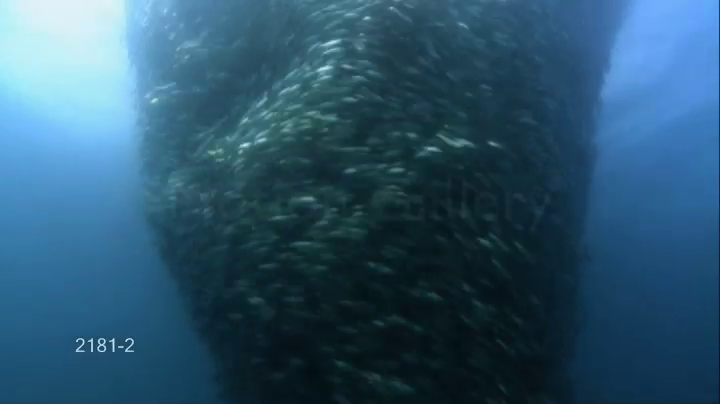
#> input picture frame 26 of UCF_CrowdsDataset/2181-2_70.mov, 720 x 404 px
$ python Code.py
#> lines starting #> are read from the running program, lines starting #| are printed output that depends on the picture; after the words box and inside, x2 and y2 are one past the last pixel; in counts of white or black regions, pixels touching at a corner belong together
import numpy as np
import cv2 as cv
from matplotlib import pyplot as plt


def watershed(img):
    gray = cv.cvtColor(img,cv.COLOR_BGR2GRAY)
    ret, thresh = cv.threshold(gray,0,255,cv.THRESH_BINARY_INV+cv.THRESH_OTSU)
    kernel = np.ones((3,3),np.uint8)
    opening = cv.morphologyEx(thresh,cv.MORPH_OPEN,kernel, iterations = 2)
    sure_bg = cv.dilate(opening,kernel,iterations=3)
    dist_transform = cv.distanceTransform(opening,cv.DIST_L2,5)
    ret, sure_fg = cv.threshold(dist_transform,0,dist_transform.max(),0)
    #0.7*dist_transform.max()
    sure_fg = np.uint8(sure_fg)
    unknown = cv.subtract(sure_bg,sure_fg)
    ret, markers = cv.connectedComponents(sure_fg)
    markers = markers+1
    markers[unknown==255] = 0
    markers = cv.watershed(img,markers)
    img[markers == -1] = [0,255,0]
    return img

feature_params = dict( maxCorners = 100,
                       qualityLevel = 0.3,
                       minDistance = 7,
                       blockSize = 3 )

lk_params = dict( winSize  = (21,21),
                  maxLevel = 0,
                  criteria = (cv.TERM_CRITERIA_EPS | cv.TERM_CRITERIA_COUNT, 10, 0.03))

cap = cv.VideoCapture(cv.samples.findFile("UCF_CrowdsDataset/2181-2_70.mov"))
ret, frame1 = cap.read()
#> frame1 is the input picture: shape (404, 720, 3); mean B, G, R 109.4, 85, 44.8
prvs = cv.cvtColor(frame1,cv.COLOR_BGR2GRAY)
p=prvs.copy()
step=16
h, w = prvs.shape[:2]
#> h = 404; w = 720
y, x = np.mgrid[step/2:h:step, step/2:w:step].reshape(2,-1).astype(int)
#> y = 1125 values from 8 to 392
hsv = np.zeros_like(frame1)
hsv[...,1] = 255
p0 = cv.goodFeaturesToTrack(prvs, mask = None, **feature_params)
#> p0 = [[125, 351], [101, 342], [76, 351], [113, 351], [91, 351], [76, 341], [113, 339], [125, 341], [91, 340], [103, 349], [133, 351], [84, 351]]
blank=np.zeros(frame1.shape[:3],dtype='uint8')
mask=cv.rectangle(blank,(0,0),(prvs.shape[1],prvs.shape[0]),(255,255,255),-1)
#> blank: shape (404, 720, 3); every value is 255
flow=None
mask1= np.zeros_like(frame1)
color = np.random.randint(0,255,(100,3))
c=1
d=0
flow1=None
while(c):
    ret, frame2 = cap.read()
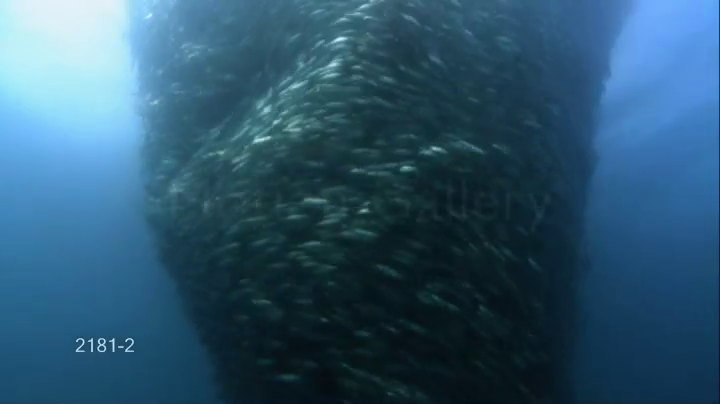
#> input picture frame 27 of UCF_CrowdsDataset/2181-2_70.mov, 720 x 404 px
#> frame2 is the input picture: shape (404, 720, 3); mean B, G, R 110, 85.5, 45.6
    if ret == True:
        next = cv.cvtColor(frame2,cv.COLOR_BGR2GRAY)
        flow = cv.calcOpticalFlowFarneback(prvs,next, flow, 0.5, 3, 21, 10, 7, 1.1, 0)


        #optical flow


        p0 = cv.goodFeaturesToTrack(next, mask = None, **feature_params)
#> p0 = [[125, 351], [101, 342], [76, 351], [113, 351], [76, 341], [91, 351], [113, 339], [125, 341], [91, 340], [103, 349], [133, 351], [84, 351]]
        p1, st, err = cv.calcOpticalFlowPyrLK(prvs, next, p0, None, **lk_params)
#> p1 = [[125, 351], [101, 342], [76, 351], [113, 351], [76, 341], [91, 351], [113, 339], [125, 341], [90.99, 340], [103, 349], [133, 351], [84, 351]]; st = [1, 1, 1, 1, 1, 1, 1, 1, 1, 1, 1, 1]; err = [0.00907, 0.754, 0.564, 0.099, 0.479, 0.866, 0.261, 0.234, 0.586, 0.63, 0.0136, 0.558]
        if p1 is not None:
            good_new = p1[st==1]
#> good_new has the same summary as p1
            good_old = p1[st==1]
#> good_old has the same summary as p1
        for i,(new,old) in enumerate(zip(good_new, good_old)):
            a,b = new.ravel()
            c,d = old.ravel()
            mask1 = cv.line(mask1, (int(a),int(b)),(int(c),int(d)), color[i].tolist(), 1)
            frame2 = cv.circle(frame2,(int(a),int(b)),2,color[i].tolist(),-1)
#> this loop made 12 passes
#> (a, b, c, d) on passes 1 to 12: (125, 351, 125, 351), (101, 342, 101, 342), (76, 351, 76, 351), (113, 351, 113, 351), (76, 341, 76, 341), (91, 351, 91, 351), (113, 339, 113, 339), (125, 341, 125, 341), (90.99, 340, 90.99, 340), (103, 349, 103, 349), (133, 351, 133, 351), (84, 351, 84, 351)
#> frame2: shape (404, 720, 3); mean B, G, R 110, 85.5, 45.7
#> mask1: shape (404, 720, 3); mean of channels 0, 1, 2 0, 0, 0
        img = cv.add(frame2,mask1)
        img=cv.putText(img,'OpticalFlow',(30,30),cv.FONT_HERSHEY_COMPLEX,1,(0,0,255),1,cv.LINE_AA)
#> img: shape (404, 720, 3); mean B, G, R 109.3, 84.9, 46
        cv.imshow('OpticalFlow',img)


        #hsv

        mag, ang = cv.cartToPolar(flow[...,0], flow[...,1])
        hsv[...,0] = ang*180/np.pi/2
        hsv[...,2] = cv.normalize(mag,None,0,255,cv.NORM_MINMAX)
        bgr = cv.cvtColor(hsv,cv.COLOR_HSV2BGR)
        mask=cv.addWeighted(mask,0.5,bgr,0.5,0)
        mask=cv.putText(mask,'Similarity',(30,30),cv.FONT_HERSHEY_COMPLEX,1,(0,0,255),1,cv.LINE_AA)
#> mask: shape (404, 720, 3); mean B, G, R 129, 131.3, 141
        cv.imshow('Similarity',mask)


        #watershed

        img1=watershed(bgr)
#> in watershed, `ret, thresh = cv.threshold(gray,0,255,cv.THRESH_BINARY_INV+cv.THRESH_O..`:
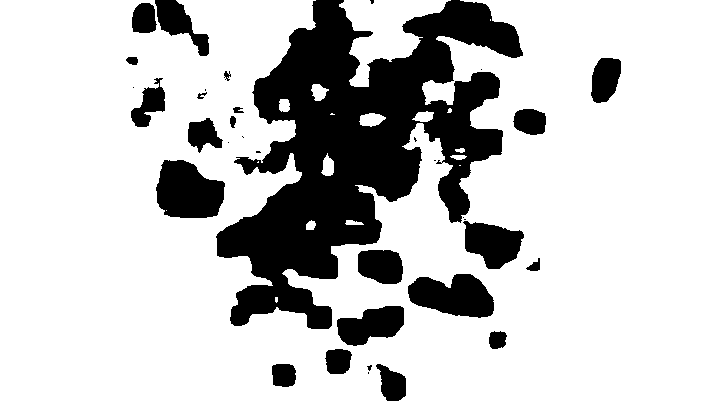
#> thresh: shape (404, 720); 78.3% white; 35 black regions (13 under 20 px), largest, box (x1, y1, x2, y2) and area: (216, 0, 523, 329) 44792, (156, 160, 225, 218) 3057, (408, 274, 494, 318) 2689
#> in watershed, `ret, thresh = cv.threshold(gray,0,255,cv.THRESH_BINARY_INV+cv.THRESH_O..`: ret = 24
#> in watershed, `opening = cv.morphologyEx(thresh,cv.MORPH_OPEN,kernel, iterations = 2)`: opening: shape (404, 720); 78% white; 24 black regions (5 under 20 px), largest, box (x1, y1, x2, y2) and area: (216, 0, 524, 329) 47280, (156, 160, 225, 218) 3064, (408, 274, 494, 318) 2695
#> in watershed, `sure_bg = cv.dilate(opening,kernel,iterations=3)`: sure_bg: shape (404, 720); 83.7% white; 18 black regions (2 under 20 px), largest, box (x1, y1, x2, y2) and area: (220, 0, 518, 326) 35635, (160, 163, 221, 215) 2336, (411, 277, 491, 314) 1894
#> in watershed, `ret, markers = cv.connectedComponents(sure_fg)`:
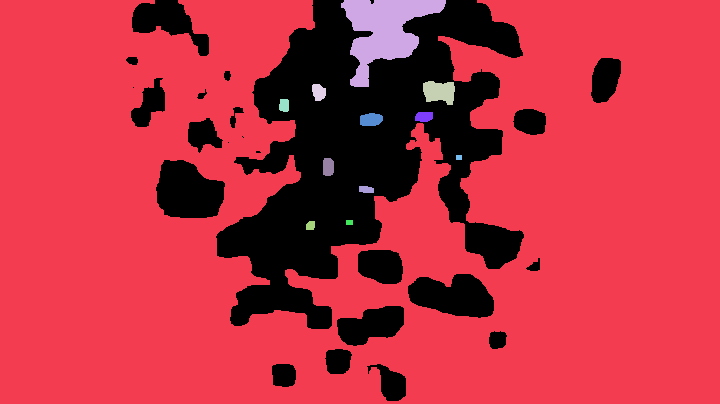
#> markers: shape (404, 720) int32; 13 distinct labels, from 0 to 12; one colour per label, 0 black
#> in watershed, `ret, markers = cv.connectedComponents(sure_fg)`: ret = 13
#> in watershed, `markers = markers+1`: markers: shape (404, 720) int32; 13 distinct labels, from 1 to 13
#> in watershed, `markers[unknown==255] = 0`:
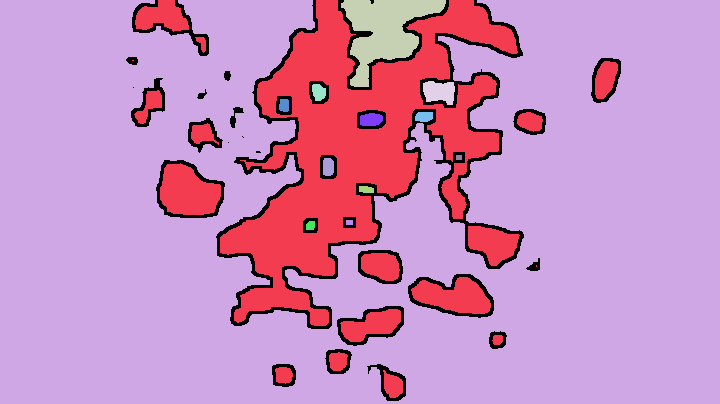
#> markers: shape (404, 720) int32; 14 distinct labels, from 0 to 13; one colour per label, 0 black
#> in watershed, `markers = cv.watershed(img,markers)`:
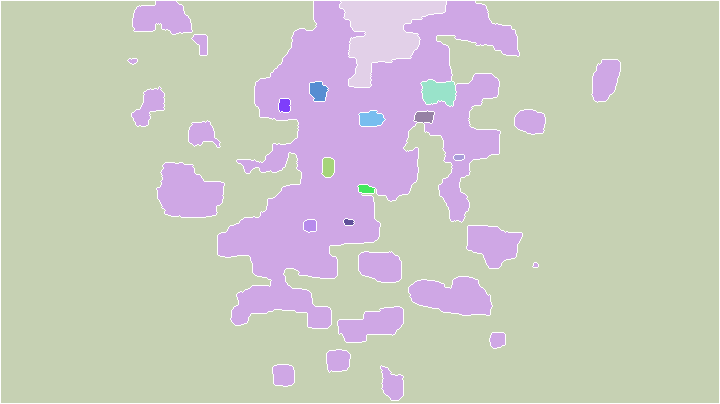
#> markers: shape (404, 720) int32; 14 distinct labels, from -1 to 13; one colour per label, 0 black, -1 white
#> in watershed, `img[markers == -1] = [0,255,0]`: img: shape (404, 720, 3); mean B, G, R 2.7, 13.2, 25
        img1=cv.putText(img1,'WaterShed',(30,30),cv.FONT_HERSHEY_COMPLEX,1,(0,0,255),1,cv.LINE_AA)
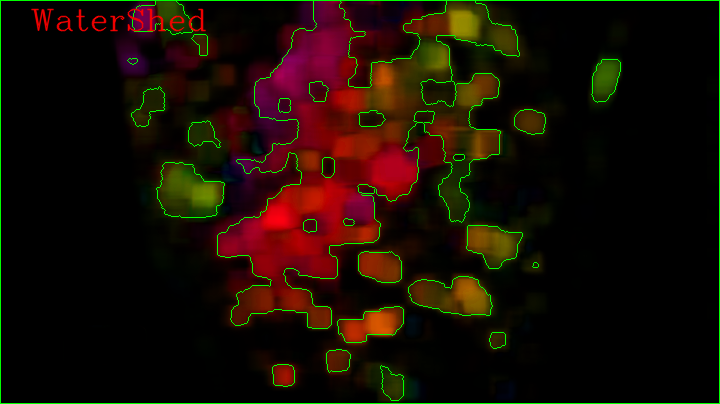
#> img1: shape (404, 720, 3); mean B, G, R 2.7, 13.1, 25.7
        cv.imshow('WaterShed',img1)
        #h2=np.concatenate((mask,img1), axis=1)


        #Streaklines

        fx, fy = flow[y,x].T
#> fx = 1125 values, max 14.61 at index 602, min -1.36 at index 1105, mean 1.31; fy = 1125 values, max 7.43 at index 73, min -4.55 at index 197, mean 0.298
        lines = np.vstack([x, y, x-fx, y-fy]).T.reshape(-1, 2, 2)
        lines = np.int64(lines)
        img_bgr = cv.cvtColor(next, cv.COLOR_GRAY2BGR)
        for (x1, y1), (x2, y2) in lines:
            i=y1%100
            cv.line(img_bgr,(x1,y1),(x2,y2),color[i].tolist(),1)
            cv.circle(img_bgr, (x1, y1), 1,color[i].tolist(), -1)
#> this loop made 1125 passes
#> (x1, y1, x2, y2, i) on passes 1 to 3: (8, 8, 8, 7, 8), (24, 8, 24, 7, 8), (40, 8, 40, 7, 8)
#> img_bgr: shape (404, 720, 3); mean B, G, R 78, 78, 77.8
        if(d==1):
            f1,f2=flow1[fy,fx].T
            lines1=np.vstack([x-fx,y-fy,x-f1,y-f2]).T.reshape(-1, 2, 2)
            lines1 = np.int32(lines1 + 0.5)
            for (x1, y1), (x2, y2) in lines1:
                i=y1%100
                cv.line(img_bgr,(x1,y1),(x2,y2),color[i].tolist(),1)


        img_bgr=cv.putText(img_bgr,'StreakLines',(30,30),cv.FONT_HERSHEY_COMPLEX,1,(0,0,255),1,cv.LINE_AA)
#> img_bgr: shape (404, 720, 3); mean B, G, R 77.4, 77.4, 78
        #h1=np.concatenate((img,img_bgr), axis=1)
        #v=np.concatenate((h1,h2),axis=0)
        #cv.imshow('show',v)

        cv.imshow('Streaklines',img_bgr)
        flow1=flow
        d=1
        img_g=cv.cvtColor(img_bgr,cv.COLOR_BGR2GRAY)
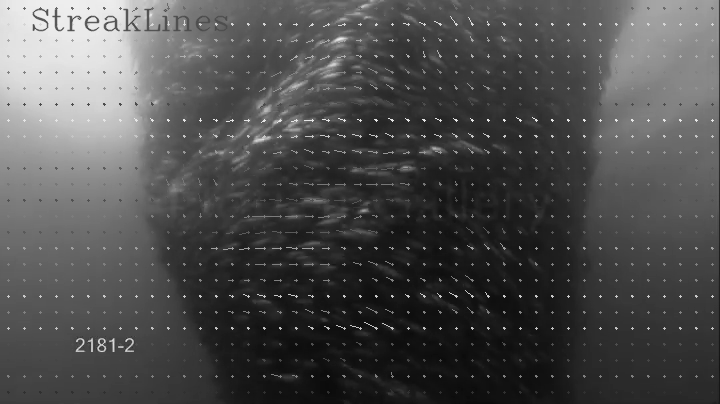
#> img_g: shape (404, 720); min 11, max 238, mean 77.6
        if cv.waitKey(10) & 0xFF == ord('q'):
#> (key q is pressed here)
            break
        elif 0xFF == ord('s'):
            cv.imwrite('opticalflow.png',img)
            cv.imwrite('streakline.png',img_bgr)
            cv.imwrite('similarity.png',mask)
            cv.imwrite('watershed.png',img1)
        prvs = next.copy()
    else:
        break

$ run again, starting later in the video
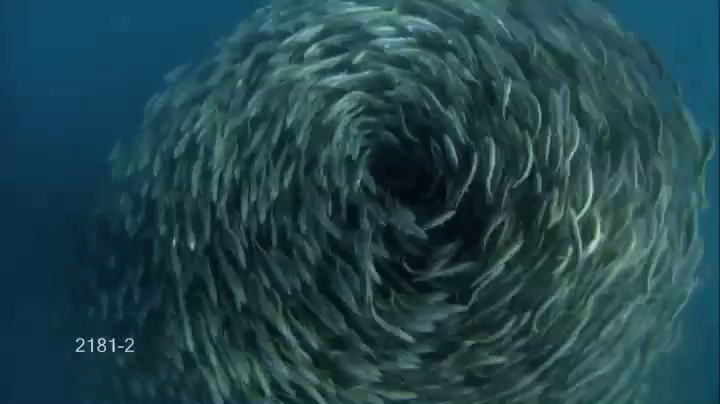
#> input picture frame 121 of UCF_CrowdsDataset/2181-2_70.mov, 720 x 404 px
#> frame1 is the input picture: shape (404, 720, 3); mean B, G, R 76.7, 69.4, 34.3
#> `p0 = cv.goodFeaturesToTrack(prvs, mask = None, **feature_params)`: p0 = 13 rows, first 8: [125, 351], [113, 351], [76, 341], [113, 338], [92, 351], [77, 350], [91, 340], [101, 342]
#> blank: shape (404, 720, 3); every value is 255
#> `p0 = cv.goodFeaturesToTrack(next, mask = None, **feature_params)`: p0 = [[125, 351], [76, 341], [113, 338], [92, 351], [113, 351], [77, 350], [91, 340], [101, 342], [125, 341], [100, 349], [133, 351], [84, 351]]
#> p1 has the same summary as p0; st = [1, 1, 1, 1, 1, 1, 1, 1, 1, 1, 1, 1]; err = [5.68, 0.899, 4.37, 1.94, 5.84, 0.62, 0.534, 2.29, 4.88, 3.14, 4.66, 1.1]
#> good_new has the same summary as p0
#> good_old has the same summary as p0
#> the loop `for i,(new,old) in enumerate(zip(good_new, good_old)):` made 12 passes
#> (a, b, c, d) on passes 1 to 8: (125, 351, 125, 351), (76, 341, 76, 341), (113, 338, 113, 338), (92, 351, 92, 351), (113, 351, 113, 351), (77, 350, 77, 350), (91, 340, 91, 340), (101, 342, 101, 342)
#> in watershed, `ret, thresh = cv.threshold(gray,0,255,cv.THRESH_BINARY_INV+cv.THRESH_O..`:
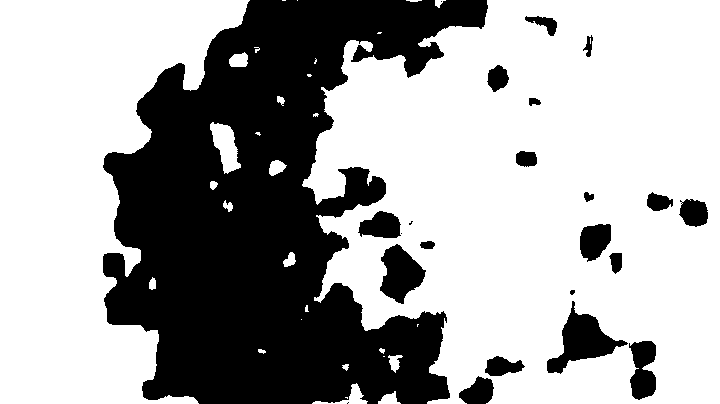
#> thresh: shape (404, 720); 65.7% white; 23 black regions (4 under 20 px), largest, box (x1, y1, x2, y2) and area: (103, 0, 488, 404) 89284, (547, 301, 628, 374) 2224, (380, 244, 426, 304) 1663
#> in watershed, `ret, thresh = cv.threshold(gray,0,255,cv.THRESH_BINARY_INV+cv.THRESH_O..`: ret = 57
#> opening: shape (404, 720); 65.4% white; 18 black regions (1 under 20 px), largest, box (x1, y1, x2, y2) and area: (103, 0, 488, 404) 90048, (547, 301, 656, 400) 3454, (380, 244, 426, 304) 1664
#> sure_bg: shape (404, 720); 70.3% white; 17 black regions (3 under 20 px), largest, box (x1, y1, x2, y2) and area: (106, 0, 484, 404) 80929, (550, 316, 618, 370) 1393, (385, 249, 422, 299) 1046
#> in watershed, `ret, markers = cv.connectedComponents(sure_fg)`: ret = 17
#> img1: shape (404, 720, 3); mean B, G, R 22, 51.2, 50.6
#> fx = 1125 values, max 16.44 at index 1109, min -15.33 at index 22, mean 1.26; fy = 1125 values, max 15.91 at index 780, min -18.5 at index 628, mean 1.77
#> the loop `for (x1, y1), (x2, y2) in lines:` made 1125 passes
#> (x1, y1, x2, y2, i) on passes 1 to 3: (8, 8, 7, 8, 8), (24, 8, 24, 8, 8), (40, 8, 40, 8, 8)
#> `img_g=cv.cvtColor(img_bgr,cv.COLOR_BGR2GRAY)`:
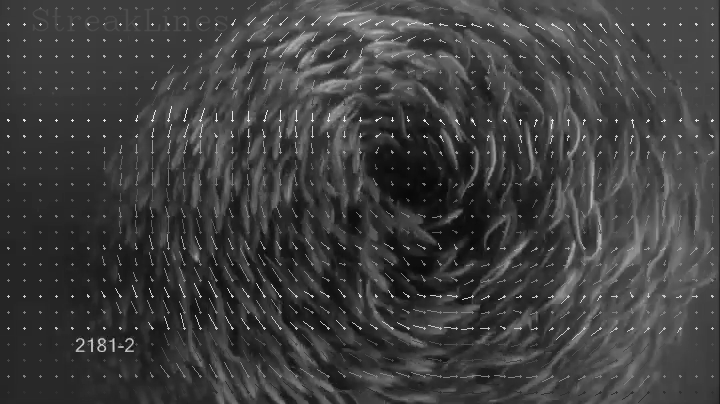
#> img_g: shape (404, 720); min 8, max 228, mean 62.6

$ run again, starting later in the video
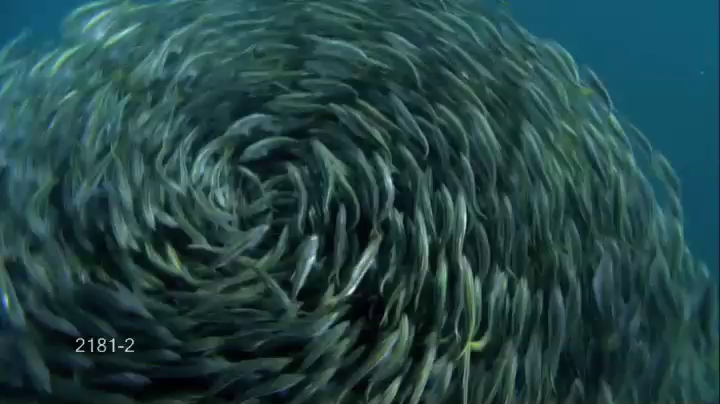
#> input picture frame 215 of UCF_CrowdsDataset/2181-2_70.mov, 720 x 404 px
#> frame1 is the input picture: shape (404, 720, 3); mean B, G, R 70.7, 69.9, 36.3
#> `p0 = cv.goodFeaturesToTrack(prvs, mask = None, **feature_params)`: p0 = 13 rows, first 8: [126, 350], [113, 351], [101, 342], [92, 351], [76, 351], [76, 341], [91, 340], [111, 341]
#> blank: shape (404, 720, 3); every value is 255
#> `p0 = cv.goodFeaturesToTrack(next, mask = None, **feature_params)`: p0 = 13 rows, first 8: [126, 350], [92, 351], [113, 351], [76, 351], [113, 338], [101, 342], [76, 341], [92, 338]
#> p1 = 13 rows, first 8: [126, 350], [91.97, 351.1], [113, 351], [76.01, 351], [113, 338], [101, 342], [75.98, 341], [91.99, 338]; st = [1, 1, 1, 1, 1, 1, 1, 1, 1, 1, 1, 1, 1]; err = [10.24, 19.85, 14.12, 23.16, 9.21, 8.25, 20.71, 13.39, 9.66, 5.92, 12.62, 20.53, 7.2]
#> good_new has the same summary as p1
#> good_old has the same summary as p1
#> the loop `for i,(new,old) in enumerate(zip(good_new, good_old)):` made 13 passes
#> (a, b, c, d) on passes 1 to 8: (126, 350, 126, 350), (91.97, 351.1, 91.97, 351.1), (113, 351, 113, 351), (76.01, 351, 76.01, 351), (113, 338, 113, 338), (101, 342, 101, 342), (75.98, 341, 75.98, 341), (91.99, 338, 91.99, 338)
#> in watershed, `ret, thresh = cv.threshold(gray,0,255,cv.THRESH_BINARY_INV+cv.THRESH_O..`:
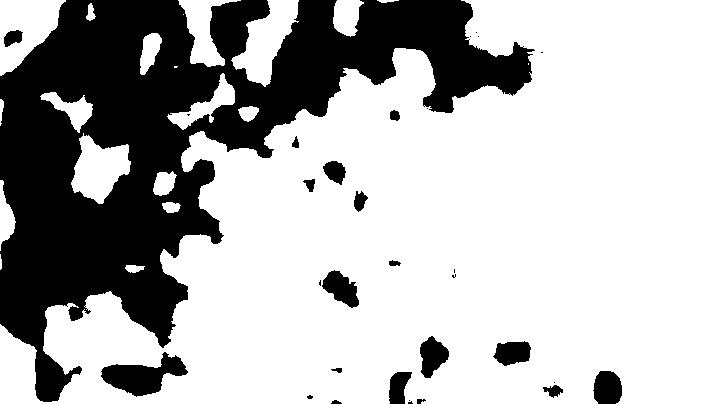
#> thresh: shape (404, 720); 70.6% white; 31 black regions (13 under 20 px), largest, box (x1, y1, x2, y2) and area: (0, 0, 535, 402) 78776, (101, 352, 188, 397) 1919, (322, 270, 359, 308) 813
#> in watershed, `ret, thresh = cv.threshold(gray,0,255,cv.THRESH_BINARY_INV+cv.THRESH_O..`: ret = 59
#> opening: shape (404, 720); 70.3% white; 22 black regions (5 under 20 px), largest, box (x1, y1, x2, y2) and area: (0, 0, 535, 404) 79409, (101, 352, 188, 397) 1941, (319, 270, 359, 308) 845
#> sure_bg: shape (404, 720); 75.7% white; 14 black regions (4 under 20 px), largest, box (x1, y1, x2, y2) and area: (0, 0, 529, 404) 67327, (105, 357, 183, 393) 1173, (597, 374, 619, 404) 526
#> in watershed, `ret, markers = cv.connectedComponents(sure_fg)`: ret = 19
#> img1: shape (404, 720, 3); mean B, G, R 56.3, 50.2, 42.3
#> fx = 1125 values, max 16.51 at index 1097, min -19.14 at index 210, mean -0.994; fy = 1125 values, max 21.35 at index 497, min -22.06 at index 626, mean -1.04
#> the loop `for (x1, y1), (x2, y2) in lines:` made 1125 passes
#> (x1, y1, x2, y2, i) on passes 1 to 3: (8, 8, 8, 7, 8), (24, 8, 23, 7, 8), (40, 8, 39, 7, 8)
#> `img_g=cv.cvtColor(img_bgr,cv.COLOR_BGR2GRAY)`:
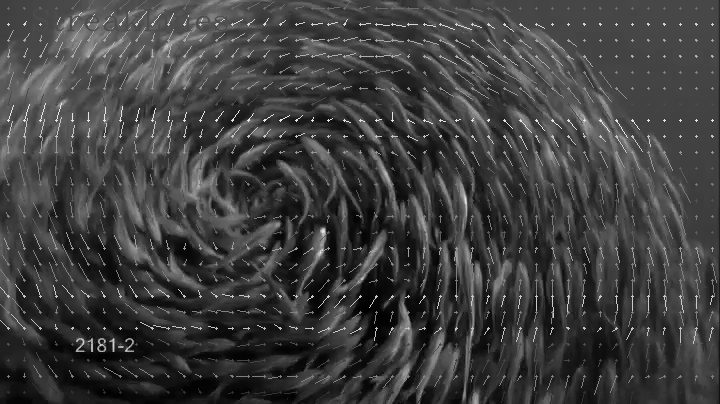
#> img_g: shape (404, 720); min 0, max 235, mean 62.8
